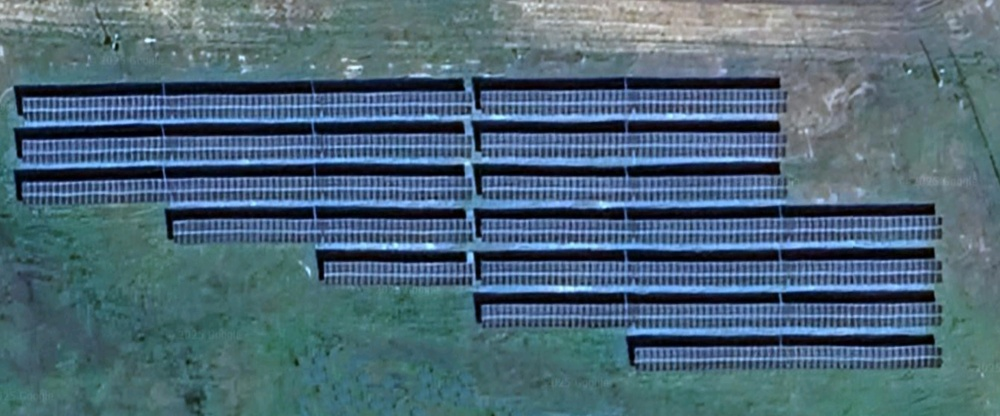
#> input picture img.jpg, 1000 x 416 px, shrunk from 1974 x 822 before the run
$ python processing.py   (older library calls are emulated)
#> lines starting #> are read from the running program, lines starting #| are printed output that depends on the picture; after the words box and inside, x2 and y2 are one past the last pixel; in counts of white or black regions, pixels touching at a corner belong together
#> in main, image is the input picture: shape (416, 1000, 3); mean B, G, R 120, 103.9, 77
### uitls.py
import numpy as np

def create_circular_kernel(size=9):
    radius = size // 2
    y, x = np.ogrid[-radius:radius+1, -radius:radius+1]
    mask = x**2 + y**2 <= radius**2
    kernel = mask.astype(np.uint8)
    return kernel

### processing.py
import cv2
import numpy as np
import matplotlib.pyplot as plt

from uitls import create_circular_kernel


def color_distance_segmentation(image, target_color):
    lab_image = cv2.cvtColor(image, cv2.COLOR_BGR2Lab)
#> lab_image: shape (416, 1000, 3); mean of channels 0, 1, 2 107.4, 123.1, 116.2
    target_color_lab = cv2.cvtColor(np.uint8([[target_color]]), cv2.COLOR_BGR2Lab)[0][0]

    distance = np.linalg.norm(lab_image - target_color_lab, axis=2)
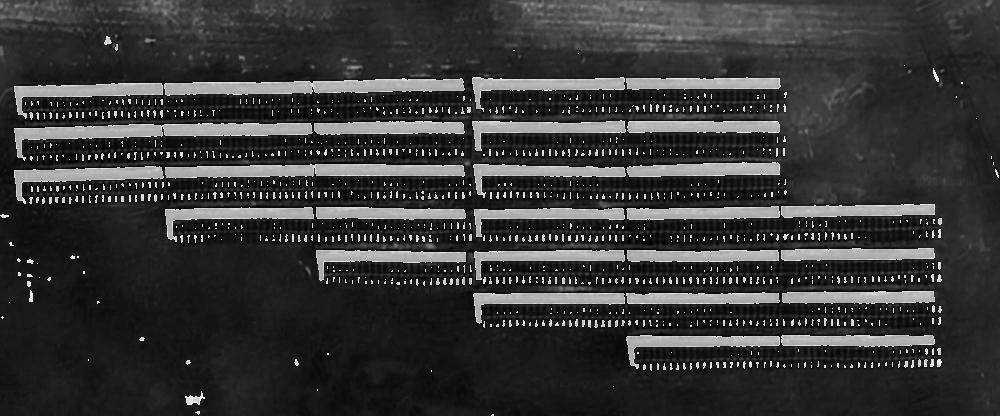
#> distance: shape (416, 1000) float64; min 316.1, max 419.5, mean 338.7; drawn with min black and max white
    distance_norm = cv2.normalize(distance, None, 0, 255, cv2.NORM_MINMAX).astype(np.uint8)

    return distance_norm

#Temp
def compute_laplacian(image_path):
    image = cv2.imread(image_path, cv2.IMREAD_COLOR)
    gray = cv2.cvtColor(image, cv2.COLOR_BGR2GRAY)

    laplacian = cv2.Laplacian(gray, cv2.CV_64F)
    laplacian_abs = cv2.convertScaleAbs(laplacian)

    cv2.imshow('Lab', laplacian)
    cv2.imshow('AbsLap', laplacian_abs)

    cv2.waitKey(0)
    cv2.destroyAllWindows()


def main(image_path, target_color):
    image = cv2.imread(image_path)

    color_distance_image = color_distance_segmentation(image, target_color)
    ret, thresholded = cv2.threshold(color_distance_image, 0, 255, cv2.THRESH_BINARY + cv2.THRESH_OTSU)
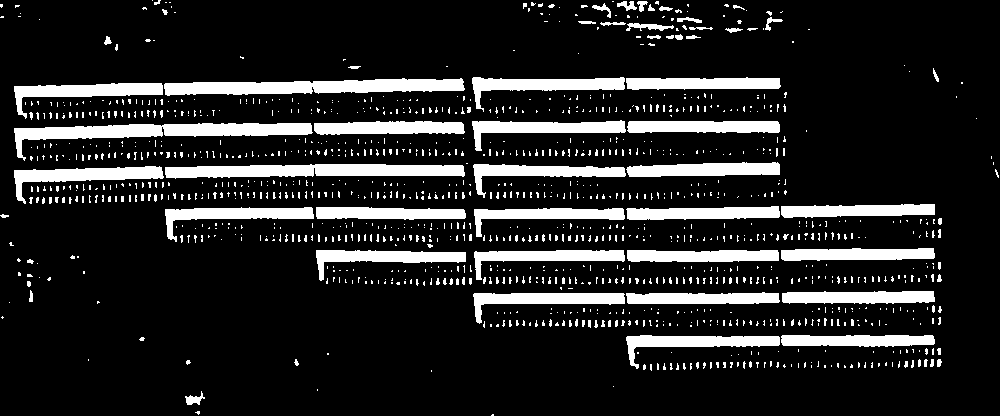
#> thresholded: shape (416, 1000); 14.5% white; 1245 white regions (1164 under 20 px), largest, box (x1, y1, x2, y2) and area: (14, 123, 313, 161) 3722, (164, 78, 465, 96) 3623, (165, 164, 465, 179) 3393
#> ret = 109
    print("Threshold: ", ret)
#| Threshold:  109.0


    kernel = create_circular_kernel(7)
    dialated  = cv2.dilate(thresholded,kernel,iterations = 9)
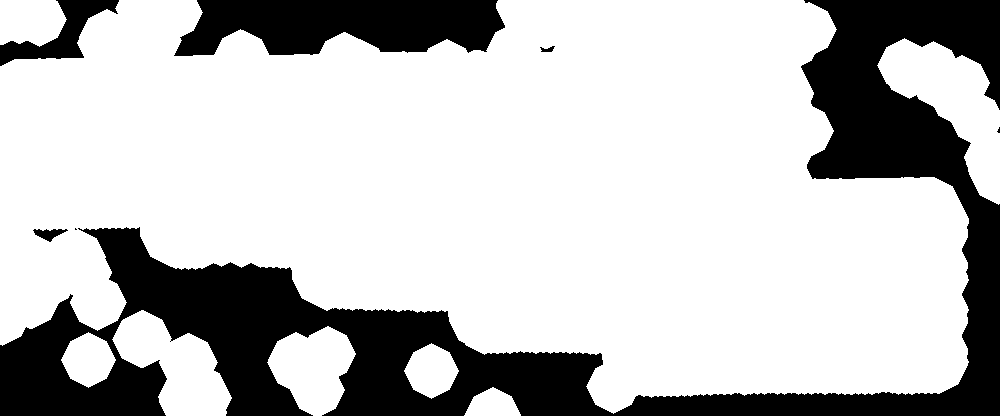
#> dialated: shape (416, 1000); 74.9% white; 7 black regions (2 under 20 px), largest, box (x1, y1, x2, y2) and area: (0, 0, 1000, 416) 87066, (174, 0, 505, 56) 14221, (0, 0, 119, 66) 2705, (33, 229, 68, 242) 234, (540, 46, 555, 52) 52
    errotion  = cv2.erode(dialated,kernel,iterations = 11)
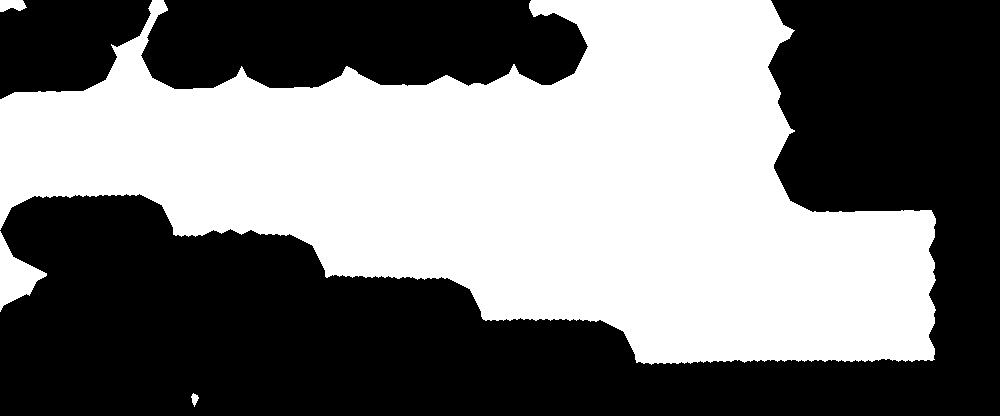
#> errotion: shape (416, 1000); 47.1% white; 4 white regions, box (x1, y1, x2, y2) and area: (0, 0, 936, 365) 193997, (0, 231, 47, 312) 1648, (0, 0, 27, 12) 249, (191, 393, 199, 407) 63

    kernel = create_circular_kernel()
    dialated_2  = cv2.dilate(errotion,kernel,iterations = 1)
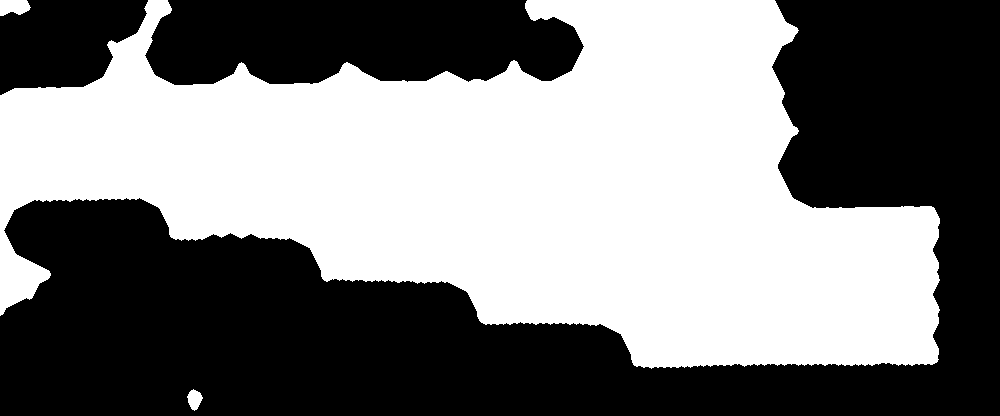
#> dialated_2: shape (416, 1000); 49.6% white; 3 white regions, box (x1, y1, x2, y2) and area: (0, 0, 940, 369) 205572, (0, 0, 31, 16) 397, (187, 389, 203, 411) 224


    cv2.imshow('Color Distance Segmentation', color_distance_image)
    cv2.imshow('Thresholded', thresholded)
    cv2.imshow('Dialated', dialated)
    cv2.imshow('Erosion', errotion)
    cv2.imshow('Dialated Second round', dialated_2)

    cv2.waitKey(0)
    cv2.destroyAllWindows()

if __name__ == "__main__":
    target_color = np.array([34,49,93], dtype=np.uint8)
    main('img.jpg', target_color)
